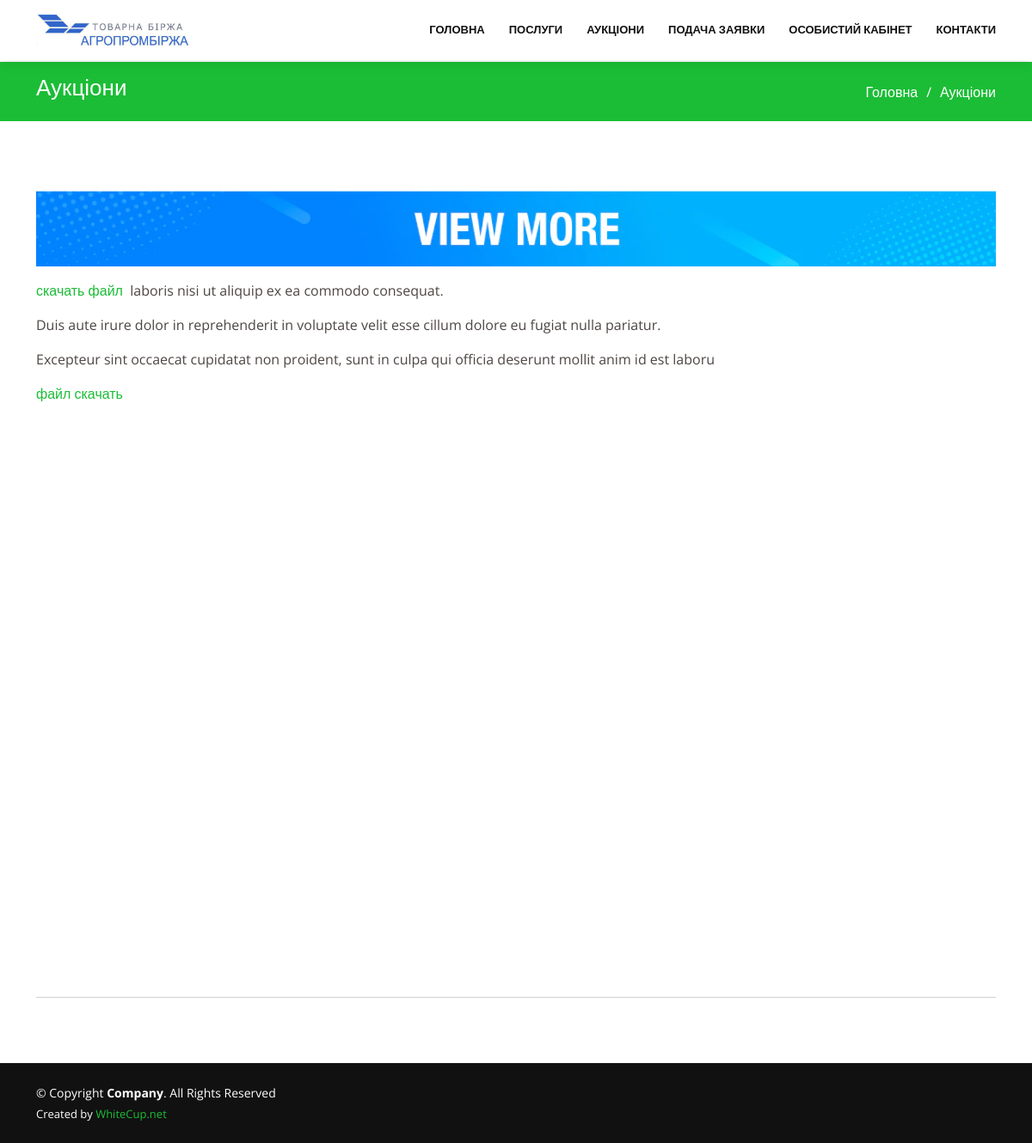
/auctions/, run on an earlier commit of the app's database.
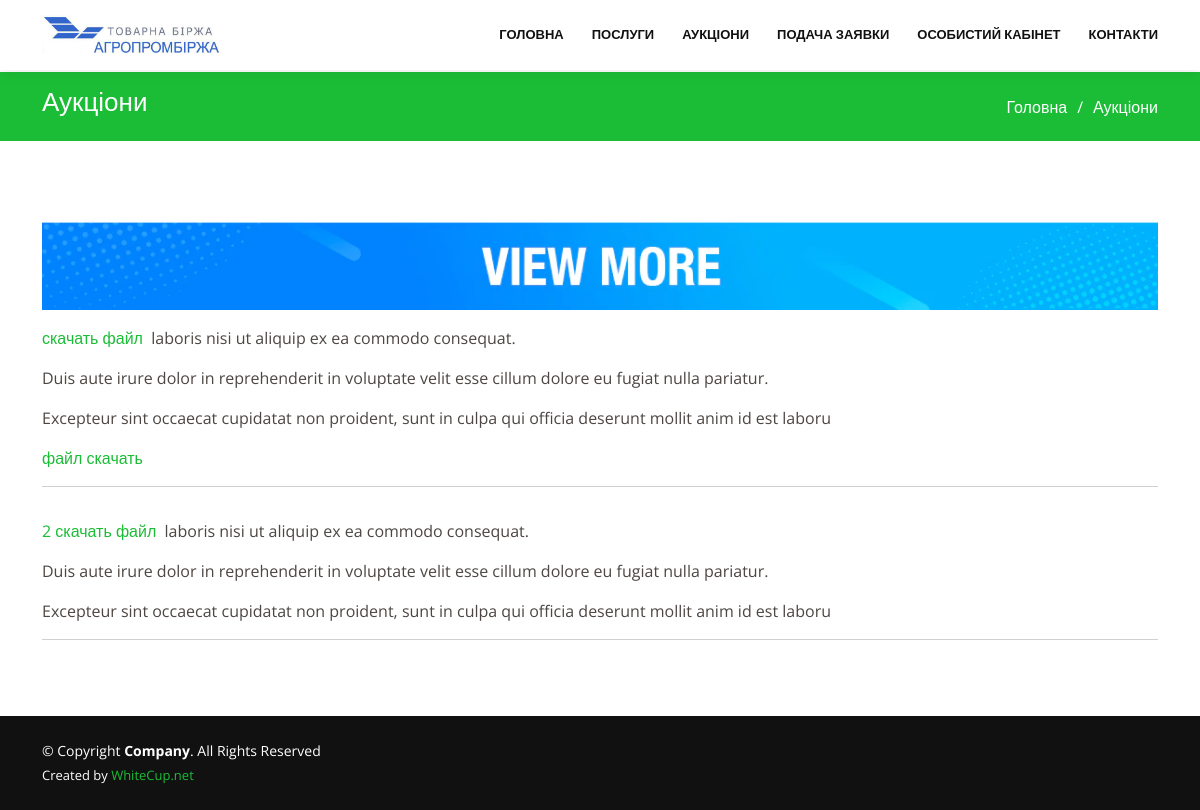
And on a later commit of the database.
### website/models.py (models this page shows, shortened)
class Auctions(models.Model):
    pagetitle = models.CharField("Заголовок", max_length=150, blank=True, null=True)
    content = models.TextField("Аукционы", blank=True, null=True )
    class Meta:
        verbose_name = "Описание"
        verbose_name_plural = "Аукционы"

### website/views.py (the view)
# urls.py: path('auctions/', views.AuctionsPage.as_view(), name='auctions'),
class AuctionsPage(View):
    def get(self, request):
        auctions = Auctions.objects.all()
        return render(request, "site/auctions.html", {"auctions_list": auctions})

### templates/site/auctions.html
<!DOCTYPE html>
<html lang="en">
{% load static %}
{% include 'site/include/head.html' %}
<body>
{% include 'site/include/header.html' %}
  <main id="main">
    <section id="breadcrumbs" class="breadcrumbs">
      <div class="container">
        <div class="d-flex justify-content-between align-items-center">
          <h2>Аукціони</h2>
            <ol>
            <li><a href="{% url 'index' %}">Головна</a></li>
            <li>Аукціони</li>
          </ol>
        </div>
      </div>
    </section>
    <section id="about-us" class="about-us">
      <div class="container" data-aos="fade-up">
        <div class="row content">
        {% for auctions in auctions_list %}
            <div class="col-12">
            <p>{{ auctions.content|safe}}</p>
            <hr>
            </div>
        {% endfor %}
        </div>
      </div>
    </section>
  </main>
{% include 'site/include/footer.html' %}
</body>
</html>

### templates/site/include/head.html (shortened to what this page needs)
{% load static %}
<head>
  <link rel="stylesheet" href="https://cdnjs.cloudflare.com/ajax/libs/twitter-bootstrap/4.5.2/css/bootstrap.css">
    <link rel="stylesheet" href="https://cdn.datatables.net/1.10.23/css/dataTables.bootstrap4.min.css">
<link rel="stylesheet" href="https://pro.fontawesome.com/releases/v5.10.0/css/all.css"/>
  <link href="{% static 'assets/vendor/bootstrap/css/bootstrap.min.css' %}" rel="stylesheet">
  <link href="{% static 'assets/vendor/icofont/icofont.min.css' %}" rel="stylesheet">
  <link href="{% static 'assets/vendor/boxicons/css/boxicons.min.css' %}" rel="stylesheet">
  <link href="{% static 'assets/vendor/animate.css/animate.min.css' %}" rel="stylesheet">
  <link href="{% static 'assets/vendor/venobox/venobox.css' %}" rel="stylesheet">
  <link href="{% static 'assets/vendor/owl.carousel/assets/owl.carousel.min.css' %}" rel="stylesheet">
  <link href="{% static 'assets/vendor/aos/aos.css" rel="stylesheet' %}">
  <link href="{% static 'assets/vendor/remixicon/remixicon.css' %}" rel="stylesheet">
  <link href="{% static 'assets/css/style.css' %}" rel="stylesheet">
</head>

### templates/site/include/header.html
{% load static %}
<header id="header" class="fixed-top">
    <div class="container d-flex align-items-center">
        <h1 class="logo me-auto"><a href="{% url 'index' %}"><img src="{% static 'assets/img/logo_new.jpg' %}" alt="logo"></a></h1>
      <nav class="nav-menu d-none d-lg-block">
        <ul>
          <li><a href="{% url 'index' %}">Головна</a></li>
          <li><a href="{% url 'services' %}">Послуги</a></li>
          <li><a href="{% url 'auctions' %}">Аукціони</a></li>
          <li><a href="{% url 'podacha' %}">Подача заявки</a></li>
          <li><a href="{% url 'login' %}">Особистий кабінет</a></li>
          <li><a href="{% url 'contacts' %}">Контакти</a></li>
        </ul>
      </nav>
    </div>
  </header>

### templates/site/include/footer.html (shortened to what this page needs)
{% load static %}
  <footer id="footer">
    <div class="container d-md-flex py-4">
      <div class="me-md-auto text-center text-md-start">
        <div class="copyright">
          &copy; Copyright <strong><span>Company</span></strong>. All Rights Reserved
        </div>
        <div class="credits">
          Created by <a href="https://WhiteCup.net/" target="_blank">WhiteCup.net</a>
        </div>
      </div>
    </div>
  </footer>

### static/assets/css/style.css (style rules this page uses)
body { font-family: "Open Sans", sans-serif; color: #4d4643; }
a { color: #1bbd36; text-decoration: none; }
h1, h2, h3, h4, h5, h6 { font-family: "Roboto", sans-serif; }
@media (prefers-reduced-motion: no-preference) { :root { scroll-behavior: auto; } }
#header { background: #fff; transition: all 0.5s; z-index: 997; padding: 15px 0; box-shadow: 0px 2px 15px rgba(0, 0, 0, 0.1); }
#header .logo { font-size: 28px; margin: 0; padding: 0; line-height: 1; font-weight: 700; letter-spacing: 0.5px; text-transform: uppercase; }
#header .logo a { color: #111; }
#header .logo img { max-height: 40px; }
.nav-menu ul { margin: 0; padding: 0; list-style: none; }
.nav-menu > ul { display: flex; }
.nav-menu > ul > li { position: relative; white-space: nowrap; padding: 10px 0 10px 28px; }
.nav-menu a { display: block; position: relative; color: #111; transition: 0.3s; font-size: 13px; text-transform: uppercase; font-weight: 600; font-family: "Roboto", sans-serif; }
.mobile-nav { position: fixed; top: 55px; right: 15px; bottom: 15px; left: 15px; z-index: 9999; overflow-y: auto; background: #fff; transition: ease-in-out 0.2s; opacity: 0; visibility: hidden; border-radius: 10px; padding: 10px 0; }
.mobile-nav * { margin: 0; padding: 0; list-style: none; }
.mobile-nav a { display: block; position: relative; color: #111; padding: 10px 20px; font-weight: 500; outline: none; }
section { padding: 60px 0; overflow: hidden; }
.breadcrumbs { padding: 15px 0; background: #1bbd36; min-height: 40px; margin-top: 72px; }
.breadcrumbs h2 { font-size: 26px; font-weight: 300; color: #fff; }
.breadcrumbs ol { display: flex; flex-wrap: wrap; list-style: none; padding: 0; margin: 0; color: #fff; }
.breadcrumbs ol a { color: #fff; }
.breadcrumbs ol li + li { padding-left: 10px; }
.breadcrumbs ol li + li::before { display: inline-block; padding-right: 10px; color: #fff; content: "/"; }
#footer { color: #fff; font-size: 14px; background: #111; }
#footer .credits { padding-top: 5px; font-size: 13px; color: #fff; }

What changed in the data, as far as the page shows it:
added Auctions: content "2 скачать файл laboris nisi ut aliquip ex ea commodo consequat. Duis aute irure dolor in reprehenderit in voluptate velit esse cillum dolore eu fugiat nulla pariatur. Excepteur sint occaecat cupidatat non proident, sunt in culpa qui officia deserunt mollit anim id est laboru"
